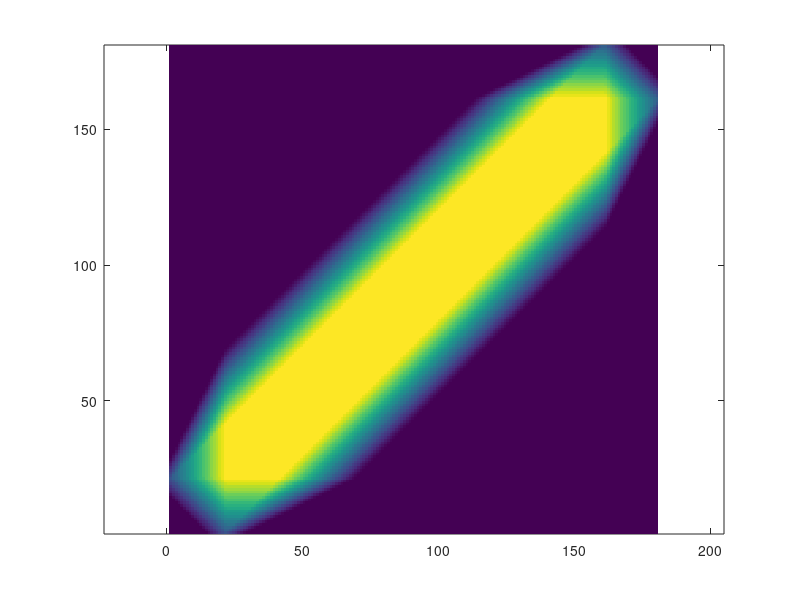

This figure's MATLAB source:
threshold1 = 0.35;
threshold2 = 1.22;

a1 = pi*(0:180)/180 - pi/2;
a2 = pi*(0:180)/180 - pi/2;
G0 = zeros(numel(a1));
G1 = zeros(numel(a1));
G2 = zeros(numel(a1));
AG = zeros(numel(a1));

for i=1:numel(a1)
    for j=1:numel(a2)
        if abs(a1(i) - a2(j)) > threshold1
            G0(i,j) = exp(-12 * (abs(a1(i) - a2(j)) - threshold1));
        else
            G0(i,j) = 1;
        end
        
        if abs(a1(i)) > threshold2
            G1(i,j) = exp(-12 * (abs(a1(i)) - threshold2));
        else
            G1(i,j) = 1;
        end
        
        if abs(a2(j)) > threshold2
            G2(i,j) = exp(-12 * (abs(a2(j)) - threshold2));
        else
            G2(i,j) = 1;
        end
        AG(i,j) = G0(i,j) * G1(i,j) * G2(i,j);
    end
end

figure
h=pcolor(10*log10(AG.^2));
set(h,'linestyle','none')
caxis([-50, 0])
axis equal